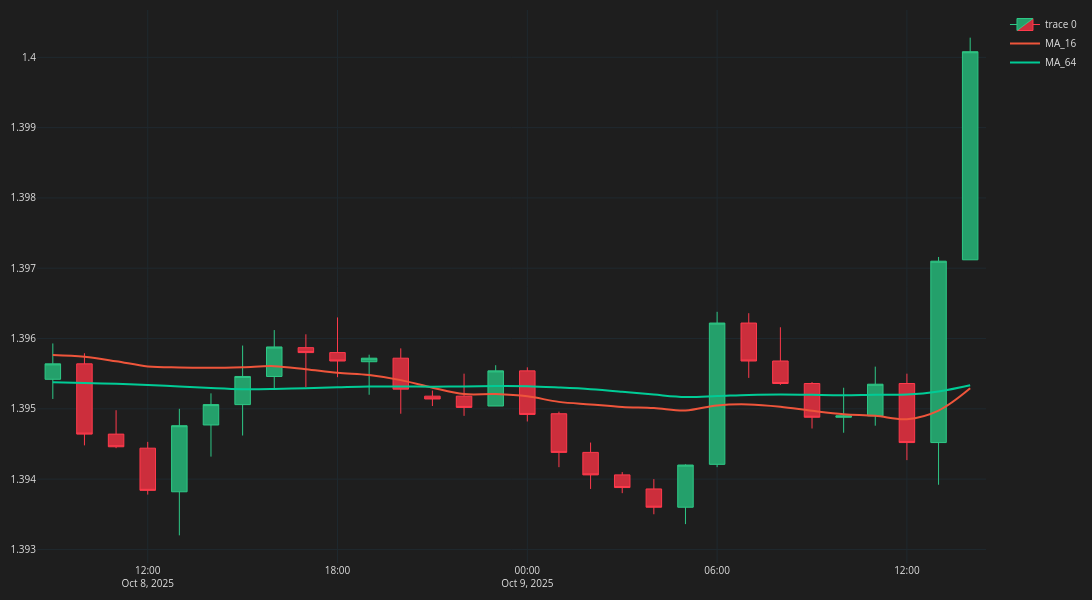

Here is the notebook cell this chart was saved with:
### Code cell
fig = go.Figure()
fig.add_trace(go.Candlestick(
    x=df_plot['time'], open=df_plot['mid_o'], high=df_plot['mid_h'], low=df_plot['mid_l'], close=df_plot['mid_c'],
    line=dict(width=1), opacity=1,
    increasing_fillcolor= '#24A06B',
    decreasing_fillcolor= '#CC2E3C',
    increasing_line_color= '#2EC886',
    decreasing_line_color= '#FF3A4C' 
))
for ma in ma_list:
    col = f"MA_{ma}"
    fig.add_trace(go.Scatter(x = df_plot['time'],
                            y = df_plot[col],
                            line = dict(width = 2),
                            line_shape = 'spline',
                            name = col))

fig.update_layout(width=1450, height=600,
    margin=dict(l=10, r=10, t=10, b=10),
    font=dict(size=10, color='#E1E1E1'),
    paper_bgcolor= '#1E1E1E',
    plot_bgcolor= '#1E1E1E'
)

fig.update_xaxes(
    gridcolor='#1F292F',
    showgrid=True, fixedrange=True, rangeslider=dict(visible=False)
)

fig.update_yaxes(
    gridcolor='#1F292F',
    showgrid=True
)

fig.show()
